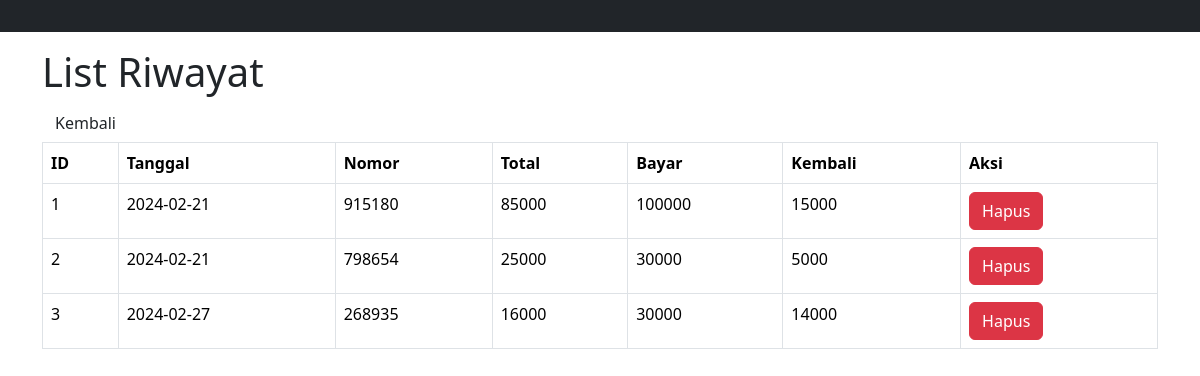
The page /admin/transaksi.php on the database its author committed.
### tables this page shows
CREATE TABLE `transaksi` (
  `id_transaksi` int(11) NOT NULL,
  `tanggal_waktu` date NOT NULL,
  `nomor` int(20) NOT NULL,
  `total` int(20) NOT NULL,
  `rupiah` int(20) NOT NULL,
  `kembali` int(20) NOT NULL
);

### admin/transaksi.php (the view, shortened to what this page needs)
<?php
include 'header.php';
?>
<div class="container mt-3">
	<h1>List Riwayat</h1>
	<a href="index.php" class="btn btn-default">Kembali</a>
      <table class="table table-bordered">
    <thead class="thead-dark">
		<tr>
			<th>ID</th>
			<th>Tanggal</th>
			<th>Nomor</th>
			<th>Total</th>
      <th>Bayar</th>
      <th>Kembali</th>
	  <th>Aksi</th>
		</tr>
	 </thead>
		<?php
		include '../koneksi.php';
		$no = 1;
		$data = mysqli_query($koneksi,"select * from transaksi");
		while($d = mysqli_fetch_array($data)){
			?>
			<tr>
				<td><?php echo $no++; ?></td>
				<td><?php echo $d['tanggal_waktu']; ?></td>
				<td><?php echo $d['nomor']; ?></td>
				<td><?php echo $d['total']; ?></td>
                <td><?php echo $d['rupiah']; ?></td>
                <td><?php echo $d['kembali']; ?></td>
                <td>
					<a href="../transaksi_delete.php?id=<?php echo $d['id_transaksi']; ?>" class="btn btn-danger">Hapus</a>
                </td>
			</tr>
			<?php
		}
		?>
	</table>
</body>
</html>

### rows shown on the page
transaksi: tanggal_waktu "2024-02-21", nomor "915180", total "85000", rupiah "100000", kembali "15000"
transaksi: tanggal_waktu "2024-02-21", nomor "798654", total "25000", rupiah "30000", kembali "5000"
transaksi: tanggal_waktu "2024-02-27", nomor "268935", total "16000", rupiah "30000", kembali "14000"
